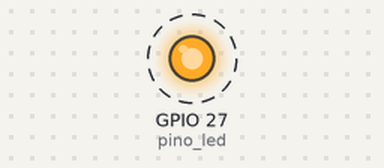
The sketch below on a simulated ESP32. Shown: output pins drawn as LEDs (lit = HIGH). Dashed ring = blinking.

Above: at 0.5 s.
Timing chart, 0 to 4.6 s (numbered marks = the images above):
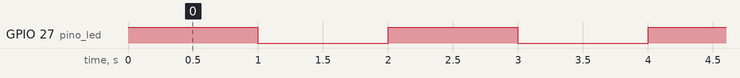

Measured:
- by itself, GPIO 27 (pino_led): alternates HIGH for 1.0 s and LOW for 1.0 s

The sketch:

pisca-led.ino
```cpp
#define pino_led 27

void setup(){
  pinMode(pino_led, OUTPUT);
}

void loop(){
  digitalWrite(pino_led, HIGH);
  delay(1000);

  digitalWrite(pino_led, LOW);
  delay(1000);
}
```
